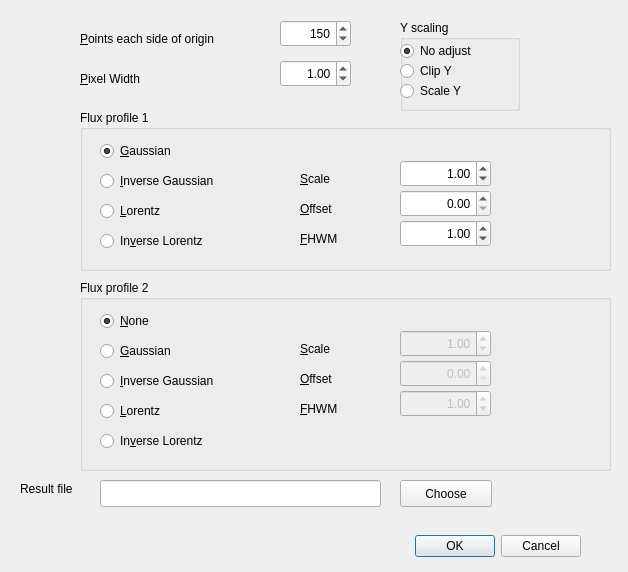
<?xml version="1.0" encoding="UTF-8"?>
<ui version="4.0">
 <class>fluxprofdlg</class>
 <widget class="QDialog" name="fluxprofdlg">
  <property name="geometry">
   <rect>
    <x>0</x>
    <y>0</y>
    <width>628</width>
    <height>572</height>
   </rect>
  </property>
  <property name="windowTitle">
   <string>Create flux profiles</string>
  </property>
  <widget class="QDialogButtonBox" name="buttonBox">
   <property name="geometry">
    <rect>
     <x>240</x>
     <y>530</y>
     <width>341</width>
     <height>32</height>
    </rect>
   </property>
   <property name="orientation">
    <enum>Qt::Horizontal</enum>
   </property>
   <property name="standardButtons">
    <set>QDialogButtonBox::Cancel|QDialogButtonBox::Ok</set>
   </property>
  </widget>
  <widget class="QGroupBox" name="groupBox">
   <property name="geometry">
    <rect>
     <x>80</x>
     <y>110</y>
     <width>531</width>
     <height>161</height>
    </rect>
   </property>
   <property name="title">
    <string>Flux profile 1</string>
   </property>
   <widget class="QRadioButton" name="gauss1">
    <property name="geometry">
     <rect>
      <x>20</x>
      <y>30</y>
      <width>108</width>
      <height>22</height>
     </rect>
    </property>
    <property name="toolTip">
     <string>Select Gaussian profile</string>
    </property>
    <property name="text">
     <string>&amp;Gaussian</string>
    </property>
    <property name="checked">
     <bool>true</bool>
    </property>
   </widget>
   <widget class="QRadioButton" name="igauss1">
    <property name="geometry">
     <rect>
      <x>20</x>
      <y>60</y>
      <width>151</width>
      <height>22</height>
     </rect>
    </property>
    <property name="toolTip">
     <string>Select inverse gaussian (absorption from 1)</string>
    </property>
    <property name="text">
     <string>&amp;Inverse Gaussian</string>
    </property>
   </widget>
   <widget class="QRadioButton" name="lorentz1">
    <property name="geometry">
     <rect>
      <x>20</x>
      <y>90</y>
      <width>108</width>
      <height>22</height>
     </rect>
    </property>
    <property name="toolTip">
     <string>Select Lorentz profile</string>
    </property>
    <property name="text">
     <string>&amp;Lorentz</string>
    </property>
   </widget>
   <widget class="QRadioButton" name="ilorentz1">
    <property name="geometry">
     <rect>
      <x>20</x>
      <y>120</y>
      <width>141</width>
      <height>22</height>
     </rect>
    </property>
    <property name="toolTip">
     <string>Select inverse Lorentz (downward from 1)</string>
    </property>
    <property name="text">
     <string>In&amp;verse Lorentz</string>
    </property>
   </widget>
   <widget class="QDoubleSpinBox" name="scale1">
    <property name="geometry">
     <rect>
      <x>320</x>
      <y>50</y>
      <width>91</width>
      <height>27</height>
     </rect>
    </property>
    <property name="toolTip">
     <string>Select scale, 1 is full intensity</string>
    </property>
    <property name="alignment">
     <set>Qt::AlignRight|Qt::AlignTrailing|Qt::AlignVCenter</set>
    </property>
    <property name="minimum">
     <double>0.010000000000000</double>
    </property>
    <property name="maximum">
     <double>9.990000000000000</double>
    </property>
    <property name="singleStep">
     <double>0.100000000000000</double>
    </property>
    <property name="value">
     <double>1.000000000000000</double>
    </property>
   </widget>
   <widget class="QLabel" name="label_3">
    <property name="geometry">
     <rect>
      <x>220</x>
      <y>60</y>
      <width>62</width>
      <height>17</height>
     </rect>
    </property>
    <property name="text">
     <string>&amp;Scale</string>
    </property>
    <property name="buddy">
     <cstring>scale1</cstring>
    </property>
   </widget>
   <widget class="QDoubleSpinBox" name="offset1">
    <property name="geometry">
     <rect>
      <x>320</x>
      <y>80</y>
      <width>91</width>
      <height>27</height>
     </rect>
    </property>
    <property name="toolTip">
     <string>Select offset from origin</string>
    </property>
    <property name="alignment">
     <set>Qt::AlignRight|Qt::AlignTrailing|Qt::AlignVCenter</set>
    </property>
    <property name="maximum">
     <double>1000.000000000000000</double>
    </property>
   </widget>
   <widget class="QLabel" name="label_4">
    <property name="geometry">
     <rect>
      <x>220</x>
      <y>90</y>
      <width>62</width>
      <height>17</height>
     </rect>
    </property>
    <property name="text">
     <string>&amp;Offset</string>
    </property>
    <property name="buddy">
     <cstring>offset1</cstring>
    </property>
   </widget>
   <widget class="QLabel" name="label_5">
    <property name="geometry">
     <rect>
      <x>220</x>
      <y>120</y>
      <width>62</width>
      <height>17</height>
     </rect>
    </property>
    <property name="text">
     <string>&amp;FHWM</string>
    </property>
    <property name="buddy">
     <cstring>fhwm1</cstring>
    </property>
   </widget>
   <widget class="QDoubleSpinBox" name="fhwm1">
    <property name="geometry">
     <rect>
      <x>320</x>
      <y>110</y>
      <width>91</width>
      <height>27</height>
     </rect>
    </property>
    <property name="toolTip">
     <string>Select FHWM</string>
    </property>
    <property name="alignment">
     <set>Qt::AlignRight|Qt::AlignTrailing|Qt::AlignVCenter</set>
    </property>
    <property name="minimum">
     <double>0.100000000000000</double>
    </property>
    <property name="maximum">
     <double>999.000000000000000</double>
    </property>
    <property name="value">
     <double>1.000000000000000</double>
    </property>
   </widget>
  </widget>
  <widget class="QSpinBox" name="npoints">
   <property name="geometry">
    <rect>
     <x>280</x>
     <y>20</y>
     <width>71</width>
     <height>27</height>
    </rect>
   </property>
   <property name="toolTip">
    <string>This gives the number of points to evaluate on each side of the origin</string>
   </property>
   <property name="alignment">
    <set>Qt::AlignRight|Qt::AlignTrailing|Qt::AlignVCenter</set>
   </property>
   <property name="minimum">
    <number>1</number>
   </property>
   <property name="maximum">
    <number>1000</number>
   </property>
   <property name="value">
    <number>150</number>
   </property>
  </widget>
  <widget class="QLabel" name="label">
   <property name="geometry">
    <rect>
     <x>80</x>
     <y>30</y>
     <width>191</width>
     <height>17</height>
    </rect>
   </property>
   <property name="text">
    <string>&amp;Points each side of origin</string>
   </property>
   <property name="buddy">
    <cstring>npoints</cstring>
   </property>
  </widget>
  <widget class="QDoubleSpinBox" name="pixwidth">
   <property name="geometry">
    <rect>
     <x>280</x>
     <y>60</y>
     <width>71</width>
     <height>27</height>
    </rect>
   </property>
   <property name="toolTip">
    <string>This gives the pixel width (distance between points on the X axis)</string>
   </property>
   <property name="alignment">
    <set>Qt::AlignRight|Qt::AlignTrailing|Qt::AlignVCenter</set>
   </property>
   <property name="minimum">
    <double>0.010000000000000</double>
   </property>
   <property name="value">
    <double>1.000000000000000</double>
   </property>
  </widget>
  <widget class="QLabel" name="label_2">
   <property name="geometry">
    <rect>
     <x>80</x>
     <y>70</y>
     <width>131</width>
     <height>17</height>
    </rect>
   </property>
   <property name="text">
    <string>&amp;Pixel Width</string>
   </property>
   <property name="buddy">
    <cstring>pixwidth</cstring>
   </property>
  </widget>
  <widget class="QGroupBox" name="groupBox_2">
   <property name="geometry">
    <rect>
     <x>80</x>
     <y>280</y>
     <width>531</width>
     <height>191</height>
    </rect>
   </property>
   <property name="title">
    <string>Flux profile 2</string>
   </property>
   <widget class="QRadioButton" name="gauss2">
    <property name="geometry">
     <rect>
      <x>20</x>
      <y>60</y>
      <width>108</width>
      <height>22</height>
     </rect>
    </property>
    <property name="toolTip">
     <string>Select Gaussian profile</string>
    </property>
    <property name="text">
     <string>&amp;Gaussian</string>
    </property>
    <property name="checked">
     <bool>false</bool>
    </property>
   </widget>
   <widget class="QRadioButton" name="igauss2">
    <property name="geometry">
     <rect>
      <x>20</x>
      <y>90</y>
      <width>151</width>
      <height>22</height>
     </rect>
    </property>
    <property name="toolTip">
     <string>Select inverse gaussian (absorption from 1)</string>
    </property>
    <property name="text">
     <string>&amp;Inverse Gaussian</string>
    </property>
   </widget>
   <widget class="QRadioButton" name="lorentz2">
    <property name="geometry">
     <rect>
      <x>20</x>
      <y>120</y>
      <width>108</width>
      <height>22</height>
     </rect>
    </property>
    <property name="toolTip">
     <string>Select Lorentz profile</string>
    </property>
    <property name="text">
     <string>&amp;Lorentz</string>
    </property>
   </widget>
   <widget class="QRadioButton" name="ilorentz2">
    <property name="geometry">
     <rect>
      <x>20</x>
      <y>150</y>
      <width>141</width>
      <height>22</height>
     </rect>
    </property>
    <property name="toolTip">
     <string>Select inverse Lorentz (downward from 1)</string>
    </property>
    <property name="text">
     <string>In&amp;verse Lorentz</string>
    </property>
   </widget>
   <widget class="QDoubleSpinBox" name="scale2">
    <property name="enabled">
     <bool>false</bool>
    </property>
    <property name="geometry">
     <rect>
      <x>320</x>
      <y>50</y>
      <width>91</width>
      <height>27</height>
     </rect>
    </property>
    <property name="toolTip">
     <string>Select scale, 1 is full intensity</string>
    </property>
    <property name="alignment">
     <set>Qt::AlignRight|Qt::AlignTrailing|Qt::AlignVCenter</set>
    </property>
    <property name="minimum">
     <double>0.010000000000000</double>
    </property>
    <property name="maximum">
     <double>9.990000000000000</double>
    </property>
    <property name="singleStep">
     <double>0.100000000000000</double>
    </property>
    <property name="value">
     <double>1.000000000000000</double>
    </property>
   </widget>
   <widget class="QLabel" name="label_6">
    <property name="geometry">
     <rect>
      <x>220</x>
      <y>60</y>
      <width>62</width>
      <height>17</height>
     </rect>
    </property>
    <property name="text">
     <string>&amp;Scale</string>
    </property>
    <property name="buddy">
     <cstring>scale1</cstring>
    </property>
   </widget>
   <widget class="QDoubleSpinBox" name="offset2">
    <property name="enabled">
     <bool>false</bool>
    </property>
    <property name="geometry">
     <rect>
      <x>320</x>
      <y>80</y>
      <width>91</width>
      <height>27</height>
     </rect>
    </property>
    <property name="toolTip">
     <string>Select offset from origin</string>
    </property>
    <property name="alignment">
     <set>Qt::AlignRight|Qt::AlignTrailing|Qt::AlignVCenter</set>
    </property>
    <property name="maximum">
     <double>1000.000000000000000</double>
    </property>
   </widget>
   <widget class="QLabel" name="label_7">
    <property name="geometry">
     <rect>
      <x>220</x>
      <y>90</y>
      <width>62</width>
      <height>17</height>
     </rect>
    </property>
    <property name="text">
     <string>&amp;Offset</string>
    </property>
    <property name="buddy">
     <cstring>offset1</cstring>
    </property>
   </widget>
   <widget class="QLabel" name="label_8">
    <property name="geometry">
     <rect>
      <x>220</x>
      <y>120</y>
      <width>62</width>
      <height>17</height>
     </rect>
    </property>
    <property name="text">
     <string>&amp;FHWM</string>
    </property>
    <property name="buddy">
     <cstring>fhwm1</cstring>
    </property>
   </widget>
   <widget class="QDoubleSpinBox" name="fhwm2">
    <property name="enabled">
     <bool>false</bool>
    </property>
    <property name="geometry">
     <rect>
      <x>320</x>
      <y>110</y>
      <width>91</width>
      <height>27</height>
     </rect>
    </property>
    <property name="toolTip">
     <string>Select FHWM</string>
    </property>
    <property name="alignment">
     <set>Qt::AlignRight|Qt::AlignTrailing|Qt::AlignVCenter</set>
    </property>
    <property name="minimum">
     <double>0.100000000000000</double>
    </property>
    <property name="maximum">
     <double>999.000000000000000</double>
    </property>
    <property name="value">
     <double>1.000000000000000</double>
    </property>
   </widget>
   <widget class="QRadioButton" name="none2">
    <property name="geometry">
     <rect>
      <x>20</x>
      <y>30</y>
      <width>108</width>
      <height>22</height>
     </rect>
    </property>
    <property name="toolTip">
     <string>Omit second flux profile</string>
    </property>
    <property name="text">
     <string>&amp;None</string>
    </property>
    <property name="checked">
     <bool>true</bool>
    </property>
   </widget>
  </widget>
  <widget class="QLineEdit" name="rfile">
   <property name="geometry">
    <rect>
     <x>100</x>
     <y>480</y>
     <width>281</width>
     <height>27</height>
    </rect>
   </property>
   <property name="toolTip">
    <string>File to save results to</string>
   </property>
  </widget>
  <widget class="QLabel" name="label_10">
   <property name="geometry">
    <rect>
     <x>20</x>
     <y>480</y>
     <width>71</width>
     <height>17</height>
    </rect>
   </property>
   <property name="text">
    <string>Result file</string>
   </property>
  </widget>
  <widget class="QPushButton" name="chooserfile">
   <property name="geometry">
    <rect>
     <x>400</x>
     <y>480</y>
     <width>92</width>
     <height>27</height>
    </rect>
   </property>
   <property name="toolTip">
    <string>Select a file name to save results</string>
   </property>
   <property name="text">
    <string>Choose</string>
   </property>
  </widget>
  <widget class="QGroupBox" name="groupBox_3">
   <property name="geometry">
    <rect>
     <x>400</x>
     <y>20</y>
     <width>120</width>
     <height>91</height>
    </rect>
   </property>
   <property name="title">
    <string>Y scaling</string>
   </property>
   <widget class="QRadioButton" name="noadj">
    <property name="geometry">
     <rect>
      <x>0</x>
      <y>20</y>
      <width>108</width>
      <height>22</height>
     </rect>
    </property>
    <property name="toolTip">
     <string>Do not make adjustment on Y values</string>
    </property>
    <property name="text">
     <string>No adjust</string>
    </property>
    <property name="checked">
     <bool>true</bool>
    </property>
   </widget>
   <widget class="QRadioButton" name="clipy">
    <property name="geometry">
     <rect>
      <x>0</x>
      <y>40</y>
      <width>108</width>
      <height>22</height>
     </rect>
    </property>
    <property name="toolTip">
     <string>Clip values greater than 1 or less than 0</string>
    </property>
    <property name="text">
     <string>Clip Y</string>
    </property>
   </widget>
   <widget class="QRadioButton" name="scaley">
    <property name="geometry">
     <rect>
      <x>0</x>
      <y>60</y>
      <width>108</width>
      <height>22</height>
     </rect>
    </property>
    <property name="toolTip">
     <string>Scale Y, making maximum values 1.0</string>
    </property>
    <property name="text">
     <string>Scale Y</string>
    </property>
   </widget>
  </widget>
 </widget>
 <tabstops>
  <tabstop>npoints</tabstop>
  <tabstop>pixwidth</tabstop>
  <tabstop>noadj</tabstop>
  <tabstop>clipy</tabstop>
  <tabstop>scaley</tabstop>
  <tabstop>gauss1</tabstop>
  <tabstop>igauss1</tabstop>
  <tabstop>lorentz1</tabstop>
  <tabstop>ilorentz1</tabstop>
  <tabstop>scale1</tabstop>
  <tabstop>offset1</tabstop>
  <tabstop>fhwm1</tabstop>
  <tabstop>none2</tabstop>
  <tabstop>gauss2</tabstop>
  <tabstop>igauss2</tabstop>
  <tabstop>lorentz2</tabstop>
  <tabstop>ilorentz2</tabstop>
  <tabstop>scale2</tabstop>
  <tabstop>offset2</tabstop>
  <tabstop>fhwm2</tabstop>
  <tabstop>rfile</tabstop>
  <tabstop>chooserfile</tabstop>
  <tabstop>buttonBox</tabstop>
 </tabstops>
 <resources/>
 <connections>
  <connection>
   <sender>buttonBox</sender>
   <signal>accepted()</signal>
   <receiver>fluxprofdlg</receiver>
   <slot>accept()</slot>
   <hints>
    <hint type="sourcelabel">
     <x>248</x>
     <y>254</y>
    </hint>
    <hint type="destinationlabel">
     <x>157</x>
     <y>274</y>
    </hint>
   </hints>
  </connection>
  <connection>
   <sender>buttonBox</sender>
   <signal>rejected()</signal>
   <receiver>fluxprofdlg</receiver>
   <slot>reject()</slot>
   <hints>
    <hint type="sourcelabel">
     <x>316</x>
     <y>260</y>
    </hint>
    <hint type="destinationlabel">
     <x>286</x>
     <y>274</y>
    </hint>
   </hints>
  </connection>
 </connections>
</ui>
